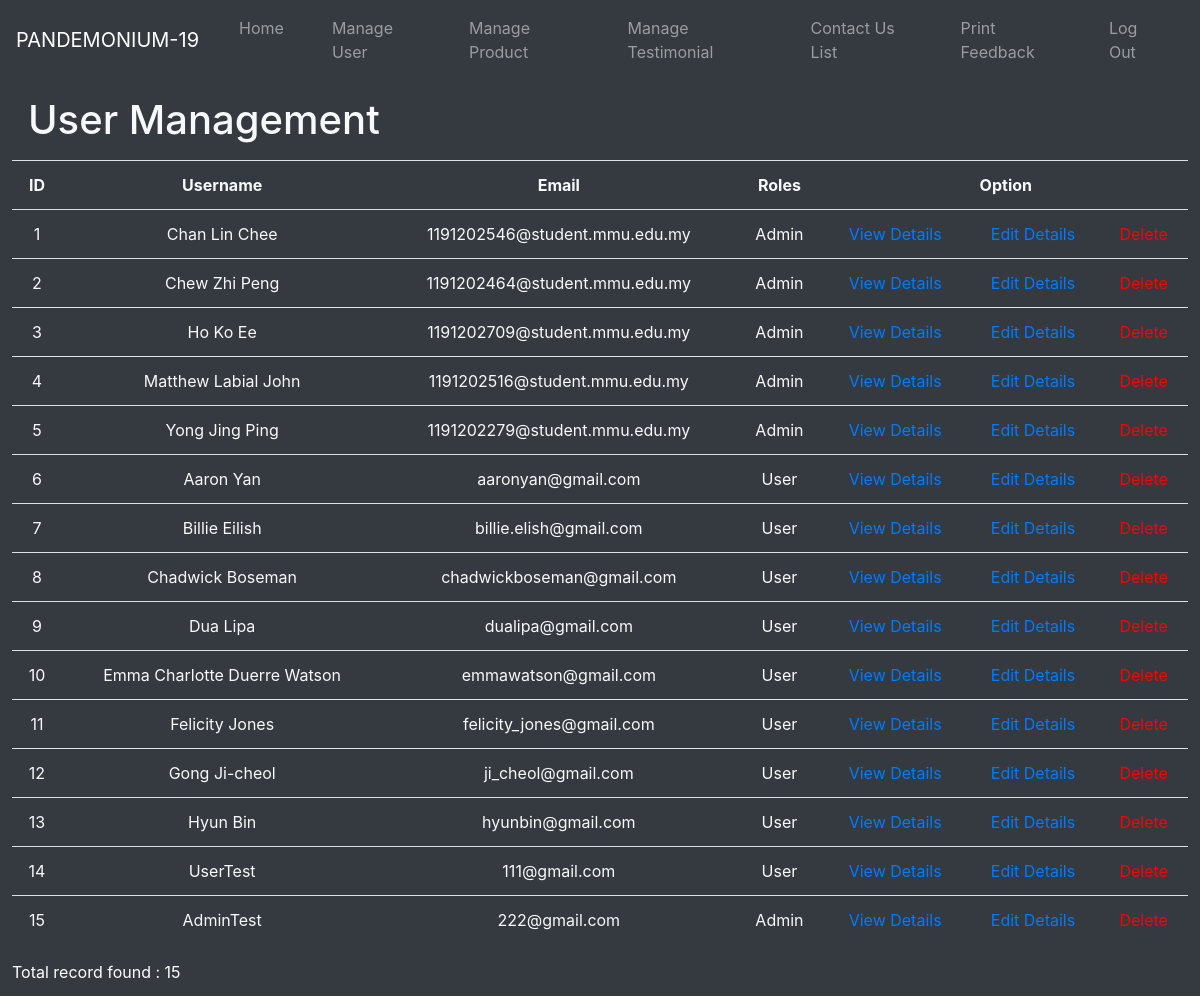
Page /admin/user_management.php on the earlier database version.
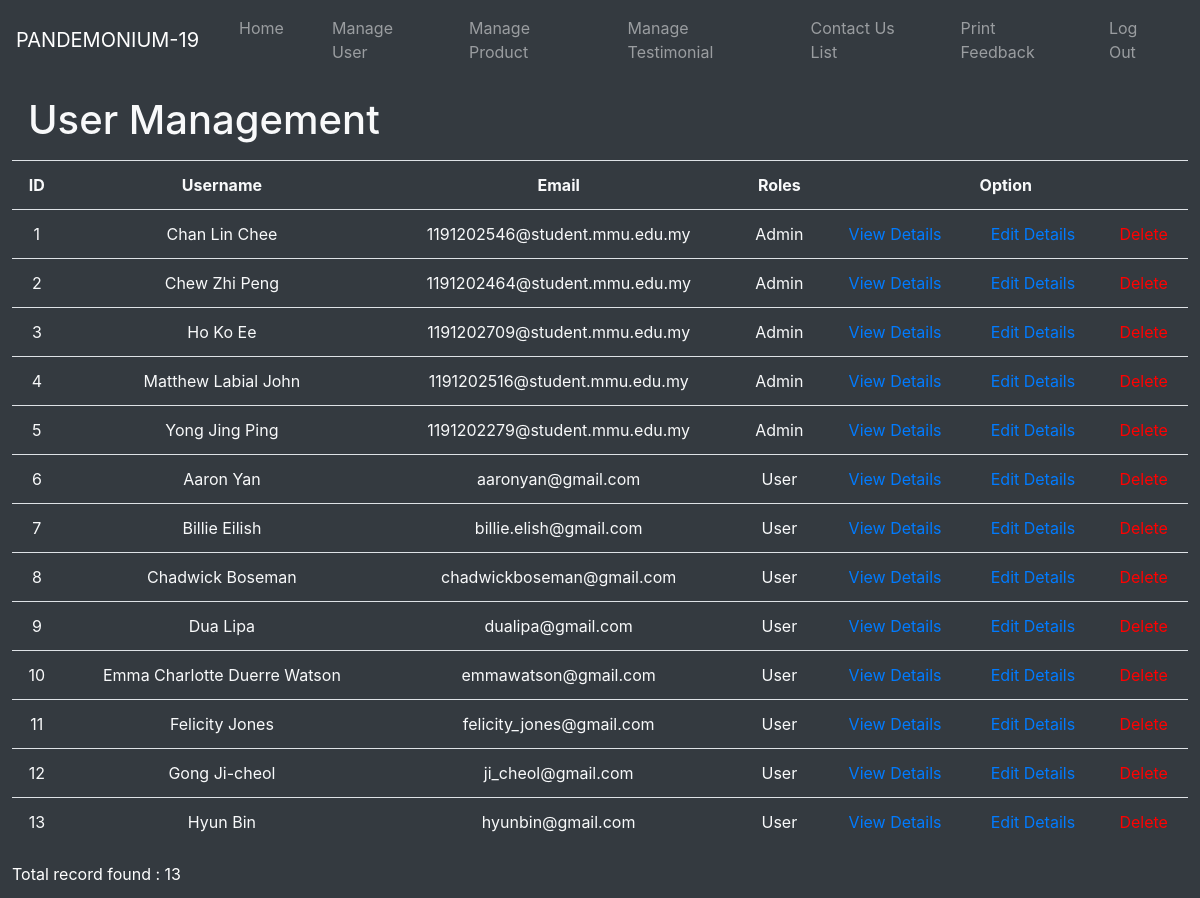
Same page on the later database version.
### tables this page shows
CREATE TABLE `user` (
  `userID` int(10) NOT NULL,
  `userName` varchar(50) NOT NULL,
  `userEmail` varchar(50) NOT NULL,
  `userContact` varchar(11) NOT NULL,
  `userPassword` varchar(50) NOT NULL,
  `gender` varchar(10) NOT NULL,
  `dateOfBirth` date NOT NULL,
  `residentialAddress` varchar(200) NOT NULL,
  `userType` enum('User','Admin') NOT NULL DEFAULT 'User'
);

### admin/user_management.php (the view, shortened to what this page needs)
<?php
	include("../database/connect.php");
?>
<!DOCTYPE html>
<html>
<head>
    <link rel="stylesheet" href="https://maxcdn.bootstrapcdn.com/bootstrap/4.0.0/css/bootstrap.min.css"
>
    <?php require("adminNav.php"); ?>
</head>
<body class="bg-dark text-light">
	<form method="get">
	<div class = "user-container" style="margin:1%;">
		<h1 class="m-3">User Management</h1>
		<table class="table">
			<tr>
				<th scope="col" class="text-center">ID</th>
				<th scope="col" class="text-center">Username</th>
				<th scope="col" class="text-center">Email</th>
				<th scope="col" class="text-center">Roles</th>
				<th scope="col" class="text-center" colspan="3">Option</th>
			</tr>
			<?php
			$result = mysqli_query($con,"select * from user");
			$numRow = mysqli_num_rows($result);
			while($row = mysqli_fetch_assoc($result))
			{
				$userid = $row['userID'];
			?>
			<tr>
				<td class="text-center"><?php echo $row['userID']?></td>
				<td class="text-center"><?php echo $row['userName']?></td>
				<td class="text-center"><?php echo $row['userEmail']?></td>
				<td class="text-center"><?php echo $row['userType']?></td>
				<td class="text-center"><a href="user_detail.php?id=<?php echo $userid;?>&pageset=true">View Details</a></td>
				<td class="text-center"><a href="user_detail_edit.php?id=<?php echo $userid;?>&pageedit=true">Edit Details</a></td>
				<td class="text-center"><a href="user_management.php?pagedelete&id=<?php echo $userid;?>" onclick="return confirmation()" style="color: red;">Delete</a></td>
			</tr>
			<?php
			}
			?>
		</table>
		<footer style="color: white;">Total record found : <?php echo $numRow?></footer>
	</div>
	</form>
</body>
</html>

Differences in the rows shown:
removed user: userID "14", userName "UserTest", userEmail "111@gmail.com", userType "User"
removed user: userID "15", userName "AdminTest", userEmail "222@gmail.com", userType "Admin"
Other differences:
$numRow: "15" → "13"
